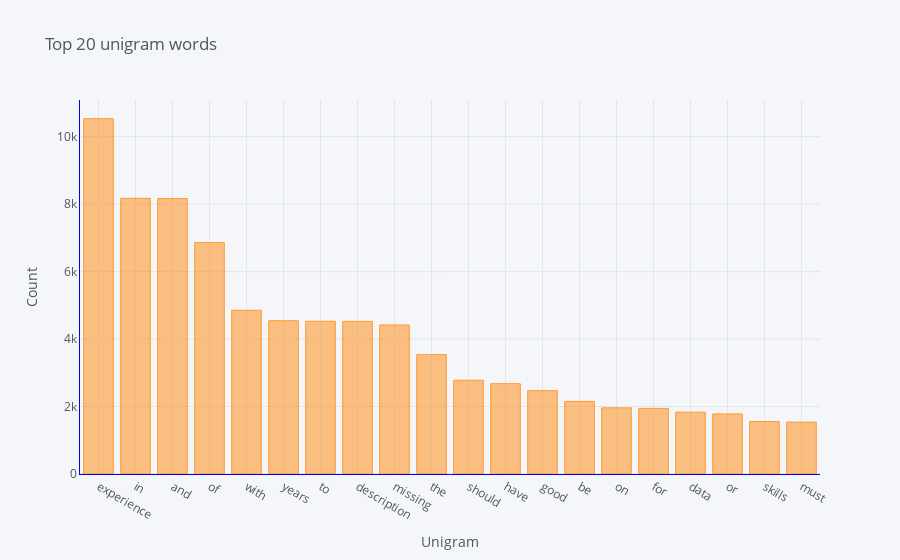

The notebook cell this image was saved under:
### Code cell
df1=pd.DataFrame(desc_top,columns=['Unigram','Frequency'])
df1=df1.set_index('Unigram')
df1.iplot(kind='bar',xTitle='Unigram',yTitle='Count',title='Top 20 unigram words',linecolor='blue')

### Figure 1 — Plotly figure (JSON) as saved in the notebook; plotly's stock layout.template omitted (floating-point values rounded to 4 significant figures)
{"data": [{"marker": {"color": "rgba(255, 153, 51, 0.6)", "line": {"color": "rgba(255, 153, 51, 1.0)", "width": 1}}, "name": "Frequency", "orientation": "v", "text": "", "type": "bar", "x": ["experience", "in", "and", "of", "with", "years", "to", "description", "missing", "the", "should", "have", "good", "be", "on", "for", "data", "or", "skills", "must"], "y": [10529, 8170, 8163, 6858, 4853, 4542, 4526, 4522, 4417, 3537, 2778, 2676, 2469, 2150, 1961, 1944, 1833, 1780, 1556, 1538]}], "layout": {"legend": {"bgcolor": "#F5F6F9", "font": {"color": "#4D5663"}}, "paper_bgcolor": "#F5F6F9", "plot_bgcolor": "#F5F6F9", "title": {"font": {"color": "#4D5663"}, "text": "Top 20 unigram words"}, "xaxis": {"gridcolor": "#E1E5ED", "linecolor": "blue", "showgrid": true, "tickfont": {"color": "#4D5663"}, "title": {"font": {"color": "#4D5663"}, "text": "Unigram"}, "zerolinecolor": "#E1E5ED"}, "yaxis": {"gridcolor": "#E1E5ED", "linecolor": "blue", "showgrid": true, "tickfont": {"color": "#4D5663"}, "title": {"font": {"color": "#4D5663"}, "text": "Count"}, "zerolinecolor": "#E1E5ED"}}}
